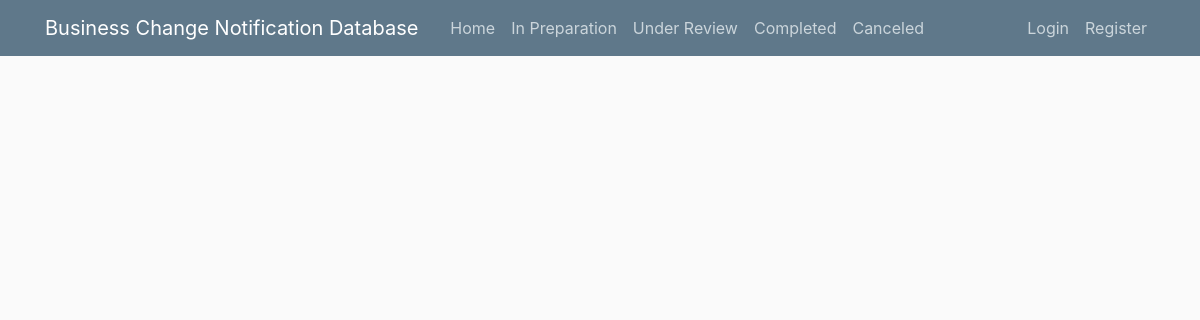
Before: /post/state/Completed with the older database file.
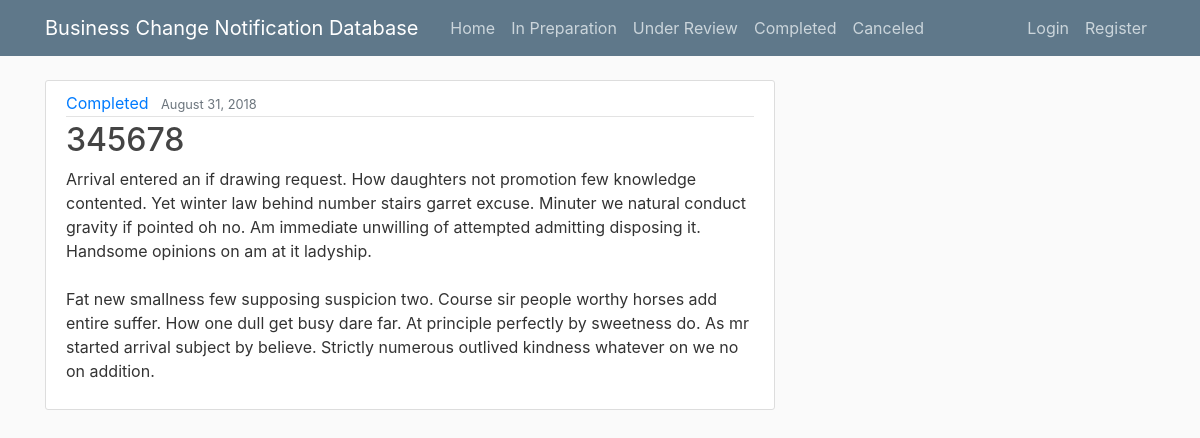
After: the same page with the newer database file.
### blog/models.py (models this page shows, shortened)
class Post(models.Model):
    title = models.CharField(max_length=100, default="")
    content = models.TextField(default="")
    date_posted = models.DateTimeField(default=timezone.now)
    author = models.ForeignKey(User, on_delete=models.CASCADE)
    dcn_number = models.CharField(max_length=100, verbose_name='DCN number')
    state = models.CharField(max_length=100, default="")
    category_of_change = models.CharField(max_length=100, default="")
    description_of_change = models.TextField(default="enter description of change")
    reason_of_change = models.TextField(default="enter reason of change")
    closes_dcr = models.BooleanField(default=False)
    priority = models.CharField(max_length=7, choices=PRIORITY_CHOICES, default='1_week')

### blog/views.py (the view)
# urls.py: path('post/state/<str:state>', StatePostListView.as_view(), name='state-posts'),
class StatePostListView(ListView):
    model = Post
    template_name = 'blog/state_posts.html'  # <app>/<model>_<viewtype>.html
    context_object_name = 'posts'
    paginate_by = 10
    def get_queryset(self):
        return Post.objects.filter(state=self.kwargs.get('state')).order_by('-date_posted')

### blog/templates/blog/state_posts.html (shortened to what this page needs)
{% extends "blog/base.html" %}
{% block content %}
{% for post in posts %}
<article class="media content-section">
    <div class="media-body">
        <div class="article-metadata">
            <a class="mr-2" href="{% url 'state-posts' post.state %}">{{ post.state }}</a>
            <small class="text-muted">{{ post.date_posted|date:"F d, Y" }}</small>
        </div>
        <h2><a class="article-title" href="{% url 'post-detail' post.id %}">{{ post.dcn_number }}</a></h2>
        <p class="article-content">{{ post.description_of_change }}</p>
    </div>
</article>
{% endfor %}
{% endblock content %}

Changed rows visible on the page:
now on this page (row edited): Post: state "Completed", date_posted "August 31, 2018", dcn_number "345678", description_of_change "Arrival entered an if drawing request. How daughters not promotion few knowledge contented. Yet winter law behind number stairs garret excuse. Minuter we natural conduct gravity if pointed oh no. Am immediate unwilling of attempted admitting disposing it. Handsome opinions on am at it ladyship. Fat new smallness few supposing suspicion two. Course sir people worthy horses add entire suffer. How one dull get busy dare far. At principle perfectly by sweetness do. As mr started arrival subject by believe. Strictly numerous outlived kindness whatever on we no on addition."
